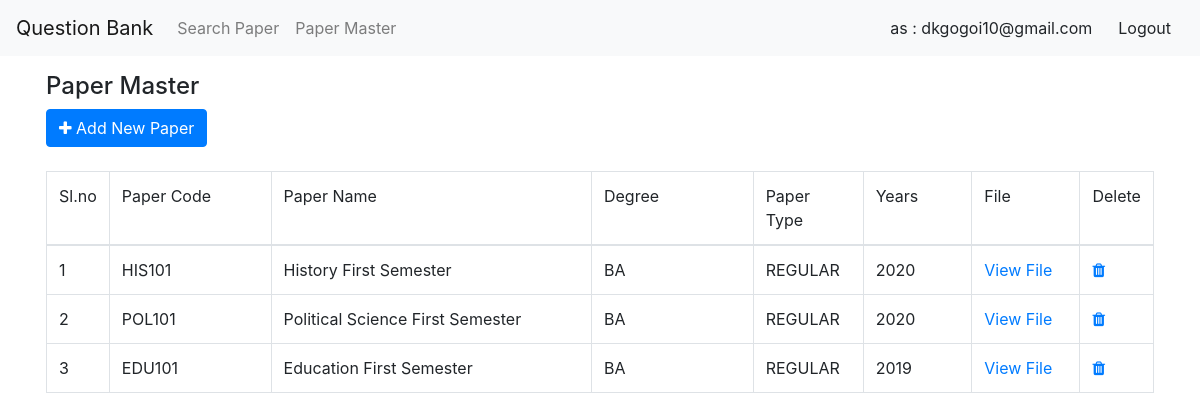
Screenshot of /paper_master.php (signed in) with the database file from the repository.
### tables this page shows
CREATE TABLE `question_paper` (
  `paper_id` int(11) NOT NULL,
  `paper_code` varchar(200) DEFAULT NULL,
  `paper_name` text DEFAULT NULL,
  `degree_name` text DEFAULT NULL,
  `year` varchar(20) DEFAULT NULL,
  `course_type` varchar(200) DEFAULT NULL,
  `file` text DEFAULT NULL
);

### paper_master.php (called while the page is built, shortened)
<?php include('connection/connect.php'); ?>
<?php include('essentials/header.php'); ?>
<?php include('admin/paper_add.php'); ?>
<?php include('essentials/footer.php'); ?>

### connection/connect.php (called while the page is built, shortened)
<?php
class Config
{
    static $confArray;
    public static function read($name)
    {
        return self::$confArray[$name];
    }
    public static function write($name, $value)
    {
        self::$confArray[$name] = $value;
    }
}
class Core
{
    private static $instance;
    private function __construct()
    {
        $dsn = 'mysql: host=localhost;dbname=question_bank';
       $user = Config::read('db.user');
        $password = Config::read('db.password');
        $this->dbh = new PDO($dsn, $user, $password);
    }
    public static function getInstance()
    {
        if (!isset(self::$instance))
        {
            self::$instance = new $object;
        }
        return self::$instance;
    }
}
?>

### admin/paper_add.php (the view, shortened to what this page needs)
<?php
	$core = Core::getInstance();
?>
<div class="container p-3">
	<h4>Paper Master</h4>
	<button class="btn btn-primary" type="button" class="btn btn-primary" data-toggle="modal" data-target="#exampleModal"><i class="fa fa-plus"></i> Add New Paper</button>
<br />
	<table class="table table-bordered">
		<thead>
			<tr>
				<td width="5%">Sl.no</td>
				<td width="15%">Paper Code</td>
				<td width="30%">Paper Name</td>
				<td width="15%">Degree</td>
				<td width="10%">Paper Type</td>
				<td width="10%">Years</td>
				<td width="10%">File</td>
				<td width="5%">Delete</td>
			</tr>
		</thead>
		<tbody>
			<?php
			$q1 = "SELECT * FROM question_paper ORDER BY paper_id desc";
			$stmt = $core->dbh->prepare($q1);
			$stmt->execute();
			if($stmt->rowCount() > 0){
				$index=1;
				while($row = $stmt->fetchObject()){
					?>
					<tr>
						<td><?php echo $index; ?></td>
						<td><?php echo $row->paper_code; ?></td>
						<td><?php echo $row->paper_name; ?></td>
						<td><?php echo $row->degree_name; ?></td>
						<td><?php echo $row->course_type; ?></td>
						<td><?php echo $row->year; ?></td>
						<td><a target="_blank" href="<?php echo $row->file; ?>">View File</a></td>
						<td><a onclick="return confirm('Are you sure?')" href="?sl_no=<?php echo $row->paper_id; ?>"><i class="fa fa-trash"></i></a></td>
					</tr>
					<?php
					$index++;
				}
			}else{
				echo '<tr><td colspan="8">No results found</td></tr>';
			}
			?>
		</tbody>
	</table>
</div>

### essentials/header.php (shortened to what this page needs)
<!DOCTYPE html>
<html>
<head>
	<link rel="stylesheet" type="text/css" href="bootstrap/css/bootstrap.min.css">
  <link href="https://stackpath.bootstrapcdn.com/font-awesome/4.7.0/css/font-awesome.min.css" rel="stylesheet">
</head>
<body>
	<nav class="navbar navbar-expand-lg navbar-light bg-light">
  <a class="navbar-brand" href="http://localhost/question-bank/index.php">Question Bank</a>
  <div class="collapse navbar-collapse" id="navbarSupportedContent">
    <ul class="navbar-nav mr-auto">
      <li class="nav-item">
        <a class="nav-link" href="search_paper.php">Search Paper</a>
      </li>
       <?php
      if(isset($_SESSION['user_id'])){
?>
<li class="nav-item">
        <a class="nav-link" href="paper_master.php">Paper Master</a>
      </li>
<?php
      }
    ?>
    </ul>
    <?php
      if(isset($_SESSION['user_id'])){
?>
<button class="btn" >as : <?php echo $_SESSION['username']; ?></button>
<a href="connection/logout.php"><button class="btn" >Logout</button></a>
<?php
      }else{
    ?>
    <a href="admin_signup.php"><button class="btn" >Signup</button></a>
    <a href="admin_login.php"><button class="btn" >Login</button></a>
  <?php } ?>
  </div>
</nav>

### essentials/footer.php (shortened to what this page needs)
</body>
</html>

### rows the page displays
question_paper: paper_code "HIS101", paper_name "History First Semester", degree_name "BA", course_type "REGULAR", year "2020"
question_paper: paper_code "POL101", paper_name "Political Science First Semester", degree_name "BA", course_type "REGULAR", year "2020"
question_paper: paper_code "EDU101", paper_name "Education First Semester", degree_name "BA", course_type "REGULAR", year "2019"

### other values shown
$_SESSION['username'] "dkgogoi10@gmail.com"
